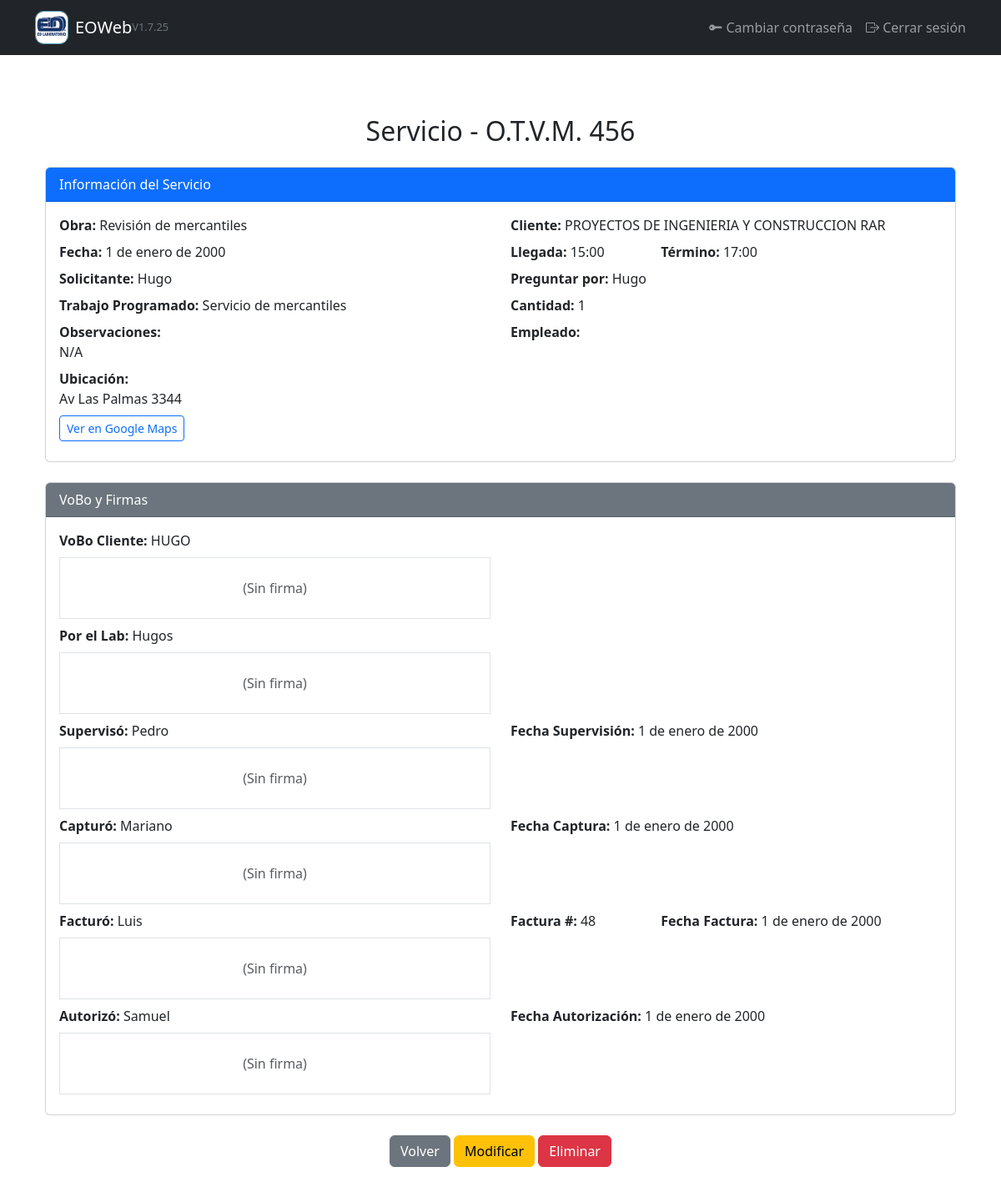
/servicios/detalle/3/ (signed in), run on an earlier commit of the app's database.
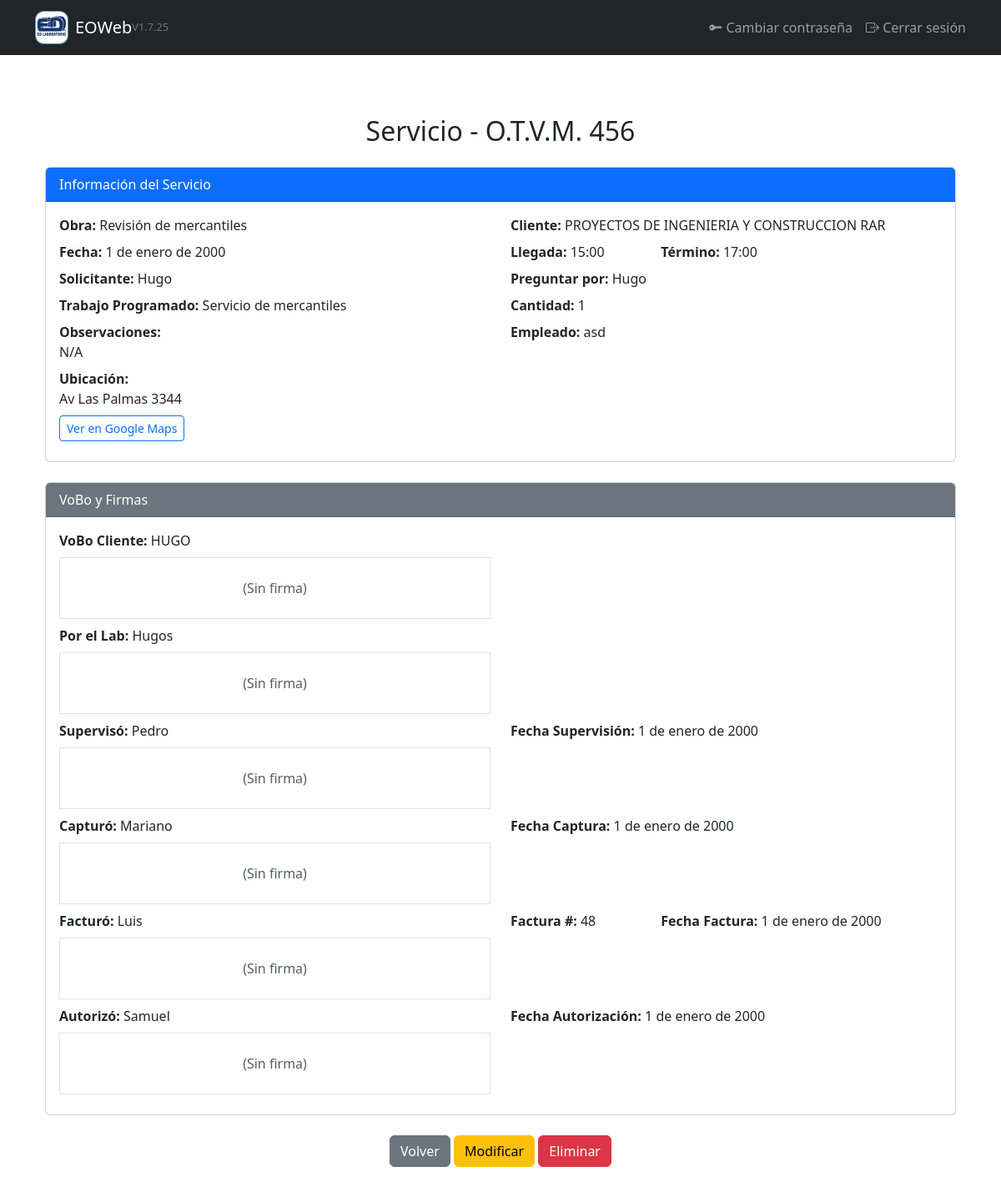
And on a later commit of the database.
### gestion/models.py (models this page shows, shortened)
class Servicio(models.Model):
    obra = models.ForeignKey(Obra, on_delete=models.CASCADE, related_name='servicios')
    fecha = models.DateField()
    otvm = models.PositiveIntegerField("O.T.V.M.",editable=False)
    llegada = models.TimeField("Llegada a las")
    termino = models.TimeField("Término de los trabajos a las")
    solicitante = models.CharField("Solicitó el servicio", max_length=100)
    preguntar_por = models.CharField("Preguntar por", max_length=100)
    trabajo_realizado = models.ForeignKey(TrabajoRealizado, on_delete=models.SET_NULL, null=True,verbose_name="Trabajo programado")
    cantidad = models.IntegerField()
    observaciones = models.TextField(blank=True)
    clave_cliente = models.CharField("Clave Cliente", max_length=100)  # se puede llenar desde obra.cliente.clave
    localizacion = models.CharField("Localización", max_length=150) # se puede llenar desde obra.localizacion
    vobo_cliente_nombre = models.CharField(max_length=100)
    vobo_cliente_firma = models.ImageField(upload_to="firmas/", blank=True, null=True)
    lab_nombre = models.CharField(max_length=100)
    lab_firma = models.ImageField(upload_to="firmas/", blank=True, null=True)
    superviso_nombre = models.CharField(max_length=100, blank=True, null=True)
    superviso_firma = models.ImageField(upload_to='firmas/', null=True, blank=True)
    superviso_fecha = models.DateField()
    capturo_nombre = models.CharField(max_length=100)
    capturo_firma = models.ImageField(upload_to='firmas/', null=True, blank=True)
    capturo_fecha = models.DateField()
    facturo_nombre = models.CharField(max_length=100)
    facturo_firma = models.ImageField(upload_to='firmas/', null=True, blank=True)
    factura_numero = models.CharField(max_length=20, blank=True)
    facturo_fecha = models.DateField()
    autorizo_nombre = models.CharField(max_length=100)
    autorizo_firma = models.ImageField(upload_to='firmas/', null=True, blank=True)
    autorizo_fecha = models.DateField()
    empleado_asignado = models.ForeignKey(
        User,
        on_delete=models.SET_NULL,
        null=True,
        blank=True,
        related_name='servicios_asignados'
    )

class Obra(models.Model):
    cliente = models.ForeignKey(Cliente, on_delete=models.CASCADE, related_name='obras')
    clave_obra = models.CharField("Clave Obra", max_length=20)
    nombre = models.CharField("Nombre de la Obra", max_length=150)
    atencion_a = models.CharField("Atención a", max_length=255, blank=True)
    localizacion = models.CharField("Localización", max_length=150, blank=True)

class Cliente(models.Model):
    clave = models.CharField(max_length=100, unique=True, null=True, blank=True)
    nombre = models.CharField("Nombre", max_length=255)
    calle = models.CharField("Calle", max_length=100, blank=True, null=True)
    numero_exterior = models.CharField("Número exterior", max_length=5, blank=True, null=True)
    numero_interior = models.CharField("Número interior", max_length=5, blank=True, null=True)
    colonia = models.CharField("Colonia", max_length=100)
    codigo_postal = models.CharField("Código Postal", max_length=10, blank=True)
    ciudad = models.CharField("Ciudad", max_length=100)
    telefono = models.CharField("Teléfono 1", max_length=10, blank=True)
    extension = models.CharField("Extensión", max_length=3, blank=True, null=True)
    telefono2 = models.CharField("Teléfono 2", max_length=10, blank=True, null=True)
    movil = models.CharField("Móvil", max_length=10, blank=True, null=True)
    atencion_a = models.CharField("Atención a", max_length=255, blank=True)
    obra = models.CharField("Obra", max_length=150)
    localizacion = models.CharField("Localización", max_length=150, blank=True)
    correo = models.EmailField("Correo", blank=True)

class TrabajoRealizado(models.Model):
    nombre = models.CharField("Trabajo realizado", max_length=100, unique=True)

### gestion/views.py (the view)
# urls.py: path('servicios/detalle/<int:servicio_id>/', views.detalle_servicio, name='detalle_servicio'),
@login_required
def detalle_servicio(request, servicio_id):
    servicio = get_object_or_404(Servicio, id=servicio_id)
    return render(request, "gestion/detalle_servicio.html", {
        "servicio": servicio
    })

### gestion/templates/gestion/detalle_servicio.html (shortened to what the changed rows need)
{% extends "gestion/base.html" %}
{% block content %}
<div class="container mt-5">
  <h2 class="mb-4 text-center">Servicio - O.T.V.M. {{ servicio.otvm }}</h2>
  <div class="card mb-4">
    <div class="card-header bg-primary text-white">Información del Servicio</div>
    <div class="card-body">
      <div class="row mb-2">
        <div class="col-md-6"><strong>Obra:</strong> {{ servicio.obra.nombre }}</div>
        <div class="col-md-6"><strong>Cliente:</strong> {{ servicio.obra.cliente.nombre }}</div>
      </div>
      <div class="row mb-2">
        <div class="col-md-6"><strong>Fecha:</strong> {{ servicio.fecha }}</div>
        <div class="col-md-2"><strong>Llegada:</strong> {{ servicio.llegada }}</div>
        <div class="col-md-4"><strong>Término:</strong> {{ servicio.termino }}</div>
      </div>
      <div class="row mb-2">
        <div class="col-md-6"><strong>Solicitante:</strong> {{ servicio.solicitante }}</div>
        <div class="col-md-6"><strong>Preguntar por:</strong> {{ servicio.preguntar_por }}</div>
      </div>
      <div class="row mb-2">
        <div class="col-md-6"><strong>Trabajo Programado:</strong> {{ servicio.trabajo_realizado.nombre }}</div>
        <div class="col-md-6"><strong>Cantidad:</strong> {{ servicio.cantidad }}</div>
      </div>
      <div class="row mb-2">
        <div class="col-md-6">
          <strong>Observaciones:</strong><br>
          {{ servicio.observaciones|linebreaksbr }}
        </div>
        <div class="col-md-6">
          <strong>Empleado:</strong>
          {{ servicio.empleado_asignado.username }}
        </div>
      </div>
      <div class="row mb-2">
        <div class="col-md-12">
          <strong>Ubicación:</strong><br>
            {{ servicio.obra.localizacion|default:"Sin dirección registrada" }}
          <br>
          <a href="https://www.google.com/maps/search/?api=1&query={{ servicio.obra.localizacion|urlencode }}"
            target="_blank"
            class="btn btn-sm btn-outline-primary mt-2">
          </a>
        </div>
      </div>
    </div>
  </div>
  <div class="card mb-4">
    <div class="card-header bg-secondary text-white">VoBo y Firmas</div>
    <div class="card-body">
      <div class="row mb-2">
        <div class="col-md-6">
          <strong>VoBo Cliente:</strong> {{ servicio.vobo_cliente_nombre }}
          {% if servicio.vobo_cliente_firma %}
            <div class="border mt-2 p-2 text-center">
              <img src="{{ servicio.vobo_cliente_firma.url }}" alt="Firma VoBo Cliente" style="max-height: 100px;">
            </div>
          {% else %}
            <div class="border mt-2 p-4 text-center text-muted">(Sin firma)</div>
          {% endif %}
        </div>
      </div>
      <div class="row mb-2">
        <div class="col-md-6">
          <strong>Por el Lab:</strong> {{ servicio.lab_nombre }}
          {% if servicio.lab_firma %}
            <div class="border mt-2 p-2 text-center">
              <img src="{{ servicio.lab_firma.url }}" alt="Firma Lab" style="max-height: 100px;">
            </div>
          {% else %}
            <div class="border mt-2 p-4 text-center text-muted">(Sin firma)</div>
          {% endif %}
        </div>
      </div>
      <div class="row mb-2">
        <div class="col-md-6">
          <strong>Supervisó:</strong> {{ servicio.superviso_nombre }}
          {% if servicio.superviso_firma %}
            <div class="border mt-2 p-2 text-center">
              <img src="{{ servicio.superviso_firma.url }}" alt="Firma Supervisó" style="max-height: 100px;">
            </div>
          {% else %}
            <div class="border mt-2 p-4 text-center text-muted">(Sin firma)</div>
          {% endif %}
        </div>
        <div class="col-md-6"><strong>Fecha Supervisión:</strong> {{ servicio.superviso_fecha }}</div>
      </div>
      <div class="row mb-2">
        <div class="col-md-6">
          <strong>Capturó:</strong> {{ servicio.capturo_nombre }}
          {% if servicio.capturo_firma %}
            <div class="border mt-2 p-2 text-center">
              <img src="{{ servicio.capturo_firma.url }}" alt="Firma Capturó" style="max-height: 100px;">
            </div>
          {% else %}
            <div class="border mt-2 p-4 text-center text-muted">(Sin firma)</div>
          {% endif %}
        </div>
        <div class="col-md-6"><strong>Fecha Captura:</strong> {{ servicio.capturo_fecha }}</div>
      </div>
      <div class="row mb-2">
        <div class="col-md-6">
          <strong>Facturó:</strong> {{ servicio.facturo_nombre }}
          {% if servicio.facturo_firma %}
            <div class="border mt-2 p-2 text-center">
              <img src="{{ servicio.facturo_firma.url }}" alt="Firma Facturó" style="max-height: 100px;">
            </div>
          {% else %}
            <div class="border mt-2 p-4 text-center text-muted">(Sin firma)</div>
          {% endif %}
        </div>
        <div class="col-md-2"><strong>Factura #:</strong> {{ servicio.factura_numero }}</div>
        <div class="col-md-4"><strong>Fecha Factura:</strong> {{ servicio.facturo_fecha }}</div>
      </div>
      <div class="row mb-2">
        <div class="col-md-6">
          <strong>Autorizó:</strong> {{ servicio.autorizo_nombre }}
          {% if servicio.autorizo_firma %}
            <div class="border mt-2 p-2 text-center">
              <img src="{{ servicio.autorizo_firma.url }}" alt="Firma Autorizó" style="max-height: 100px;">
            </div>
          {% else %}
            <div class="border mt-2 p-4 text-center text-muted">(Sin firma)</div>
          {% endif %}
        </div>
        <div class="col-md-6"><strong>Fecha Autorización:</strong> {{ servicio.autorizo_fecha }}</div>
      </div>
    </div>
  </div>
  <div class="text-center">
    <a href="{% url 'ver_servicios' servicio.obra.id %}" class="btn btn-secondary">Volver</a>
    <a href="{% url 'modificar_servicio' servicio.id %}" class="btn btn-warning">Modificar</a>
    <form action="{% url 'eliminar_servicio' servicio.id %}" method="post" style="display: inline;">
    </form>
  </div>
</div>
{% endblock %}

What changed in the data, as far as the page shows it:
changed Servicio "Hugo": empleado_asignado.username (not shown) → "asd"
